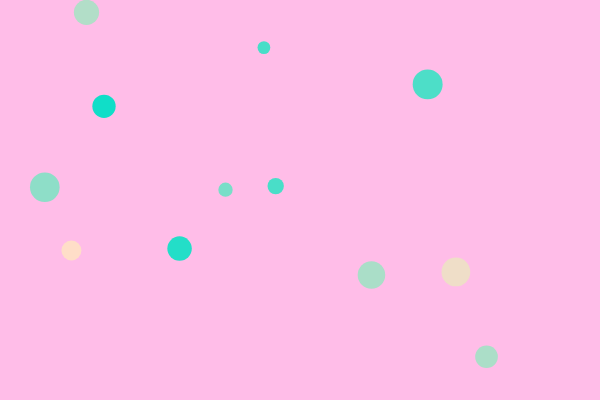
Frame 1 (no input)
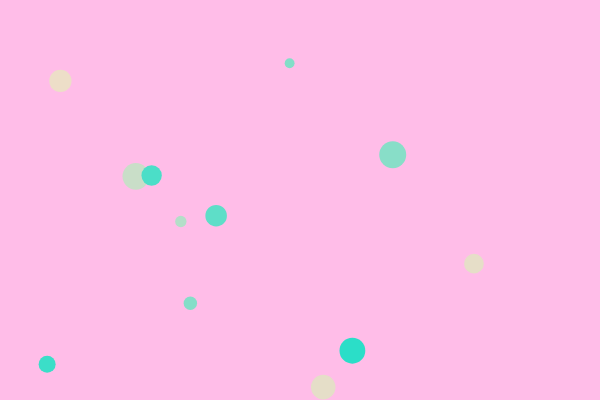
Frame 60 (no input)
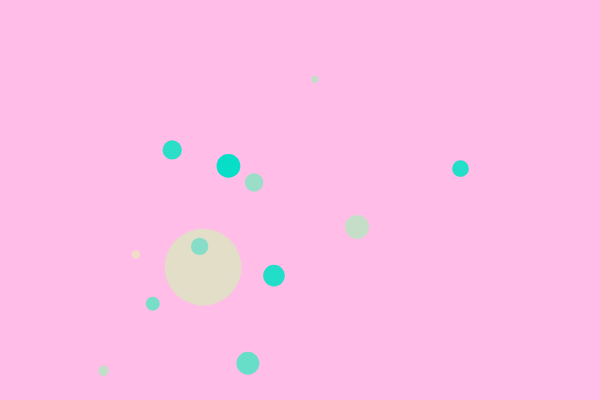
Frame 120 (the mouse pressed at the canvas centre since frame 60)

The p5.js sketch that drew these frames (run headless with seeded random() and noise() and a simulated clock; from frame 60 on, the mouse is pressed at the canvas centre):

// p5.js sketch
// ── sketch.js
// DM2008 — Activity 4b [Guided]
// Objects in Motion (50 min)
//
// You have a working Agent class to start with — your job is to bring it to life.
// Each agent moves, changes over time, and is drawn to the screen.
// Mouse click adds a new agent. C clears them all.
//
// Things to try:
// - Change the starting values (size, speed, color) to see what happens
// - Make agents bounce instead of wrap — what needs to change?
// - Add a second method to your class beyond update() and show()
//
// Stretch: give each agent a lifespan — shrink or fade it over time, then remove it.
// Hint: a backward loop lets you safely splice items while iterating.

let agents = [];
const NUM_START = 12;

function setup() {
  createCanvas(600, 400);
  noStroke();

  for (let i = 0; i < NUM_START; i++) {
    let x = random(width);
    let y = random(height);
    let sz = random(12, 36);
    let speedX = random(-2, 2);
    let speedY = random(-2, 2);
    agents.push(new Agent(x, y, sz, speedX, speedY));
  }
}

function draw() {
  background(255, 189, 232);
  // Loop backwards so splice() doesn’t skip items
  for (let i = agents.length - 1; i >= 0; i--) {
    agents[i].update();
    agents[i].shrink();
    agents[i].wobble();
    agents[i].show();

    if (agents[i].sz <=0) {
      agents.splice(i, 1);
    }
  }
}

function mousePressed() {
  let sz = random(16, 80);
  let speedX = random(-2, 3);
  let speedY = random(-2, 3);
  agents.push(new Agent(mouseX, mouseY, sz, speedX, speedY));
}

function keyPressed() {
  // Replacing the array with an empty one effectively clears all agents
  if (key == "C" || key == "c") {
    agents = [];
  }
}

class Agent {
  constructor(x, y, sz, speedX, speedY) {
    this.x = x;
    this.y = y;
    this.sz = sz;
    this.dx = speedX;
    this.dy = speedY;
    this.col = random(255); // a color value that will change over time
    // What else might your agent need to know about itself?
    this.wobbleOffset = random(1000);
  }

  update() {
    // Position changes by speed each frame — can you see why?
    this.x += this.dx;
    this.y += this.dy;

    // This is a property changing over time — try changing size or speed instead
    this.col = (this.col + 1) % 255;

    // This bounces agents at the edges 
    if (this.x > width - this.sz / 2) {
      this.dx *= -1;
    }
    if (this.x < 0 + this.sz / 2) {
      this.dx *= -1;
    }
    if (this.y > height - this.sz / 2) {
      this.dy *= -1;
    }
    if (this.y < 0 + this.sz /2 ) {
      this.dy *= -1;
    }
  }

  show() {
    // this.col drives the color shift — how could you use your other properties here?
    fill(this.col, 222, 200);
    ellipse(this.x, this.y, this.sz);
  }

  shrink(){
    this.sz -= 0.05; // shrink each frame
  }

  wobble() {
    this.x += sin((frameCount + this.wobbleOffset) * 0.1) * 0.5;
    this.y += cos((frameCount + this.wobbleOffset) * 0.1) * 0.5;
  }
}
